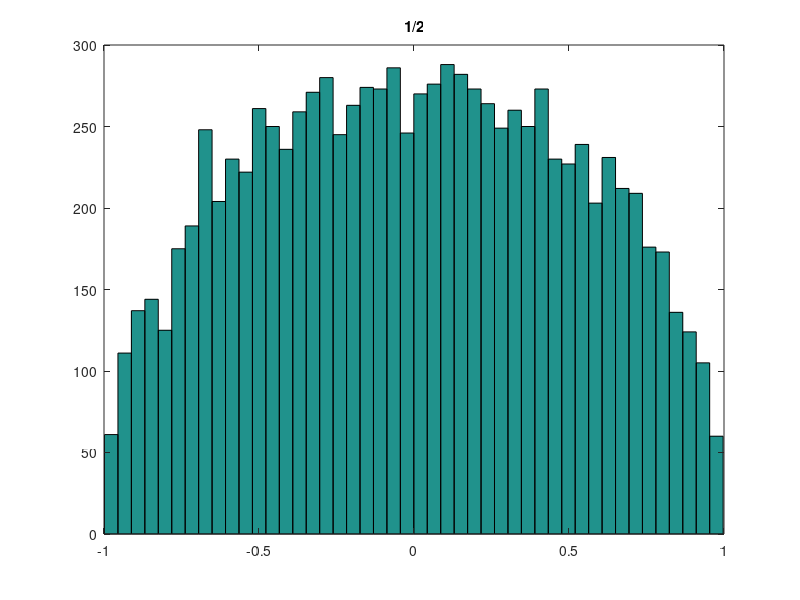
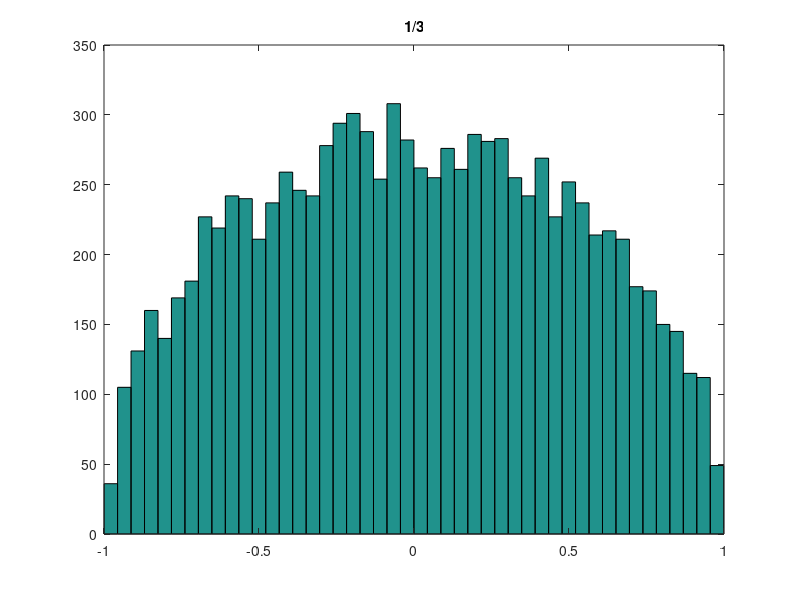
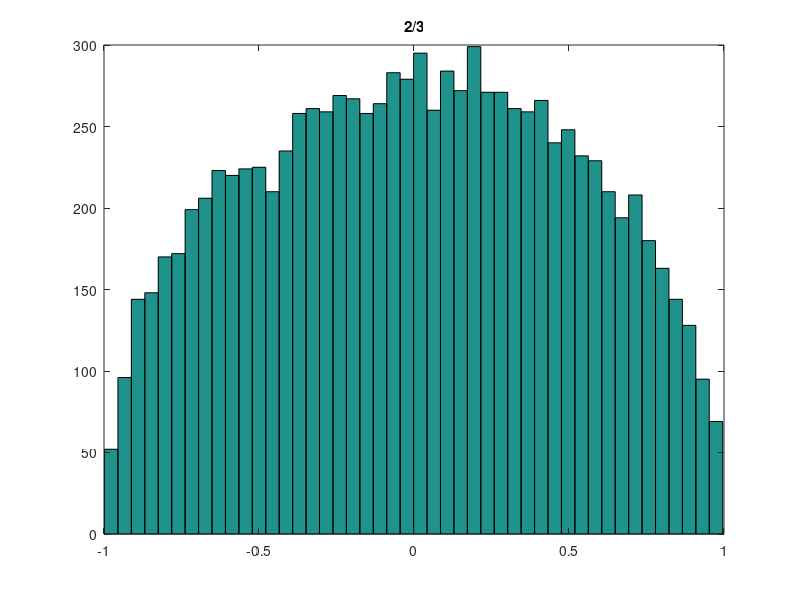
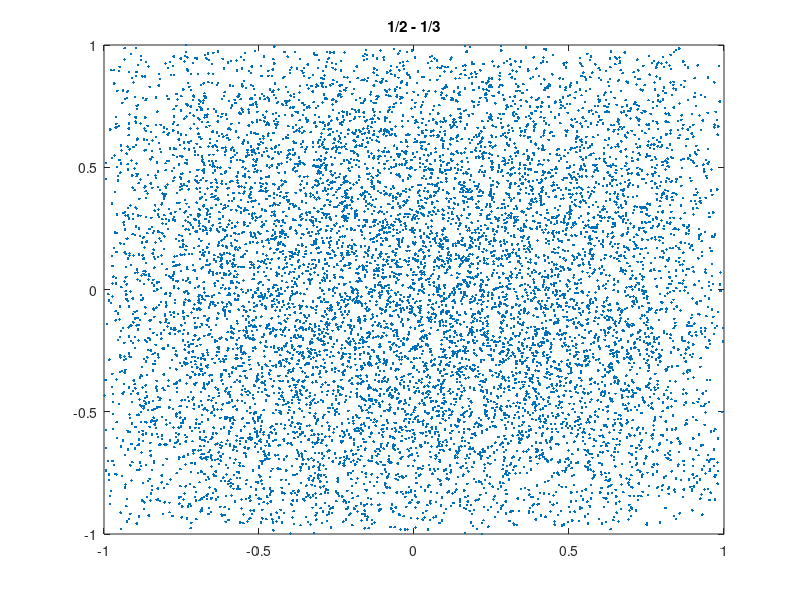

Write MATLAB code to recreate these figures, in order.
% this script shows how a jointly uniform prior on the correlations implies  
% that the marginal distribution of each correlation is peaked around zero.
% see "Risk and Asset Allocation"- Springer (2005), by A. Meucci

clear; clc; close all;
%%%%%%%%%%%%%%%%%%%%%%%%%%%%%%%%%%%%%%%%%%%%%%%%%%%%%%%%%%%%%%%%%%%%%%%%%%%%%%%%%%%%%%%%%%%%%%%%%%%%%%%%%%%%%%%%%%
N=3; % dimensionality of the problem
K=N*(N-1)/2;

J=10000; % number of simulations
%%%%%%%%%%%%%%%%%%%%%%%%%%%%%%%%%%%%%%%%%%%%%%%%%%%%%%%%%%%%%%%%%%%%%%%%%%%%%%%%%%%%%%%%%%%%%%%%%%%%%%%%%%%%%%%%%%
% compute correlations in all scenarios

CorrsAsTensor=zeros(J,N,N);
Eigs=[];
j=1;
tic
while j<J
    C=2*rand(1,K)-1;
    Corr=eye(N);
    k=0;
    for n=1:N
        for m=n+1:N
            k=k+1;
            Corr(n,m)=C(k);
            Corr(m,n)=Corr(n,m);
        end
    end
    E=eig(Corr);
    if min(E)>0
        CorrsAsTensor(j,:,:)=Corr;
        j=j+1;
    end
    Eigs=[Eigs
        E'];

end
toc

% reassemble results in an entry-wise structure that runs on the upper
% triangular portion of the correlation
CorrsAsEntries=[];
k=0;
for n=1:N
    for m=n+1:N
        k=k+1;
        CorrsAsEntries(k).Values = CorrsAsTensor(:,n,m);
        CorrsAsEntries(k).Names = [num2str(n) '/' num2str(m)];
    end
end

%%%%%%%%%%%%%%%%%%%%%%%%%%%%%%%%%%%%%%%%%%%%%%%%%%%%%%%%%%%%%%%%%%%%%%%%%%%%%%%%%%%%%%%%%%%%%%%%%%%%%%%%%%%%%%%%%%%%%
% plots

% univariate marginals
K=length(CorrsAsEntries);
Nbins=round(5*log(J));
for k=1:K
    figure
    hist(CorrsAsEntries(k).Values,Nbins);
    title(CorrsAsEntries(k).Names);
end


% bivariate marginals
for k=1:K
    for j=k+1:K
        figure
        plot(CorrsAsEntries(k).Values,CorrsAsEntries(j).Values,'.');
        title([CorrsAsEntries(k).Names ' - ' CorrsAsEntries(j).Names]);
    end
end
